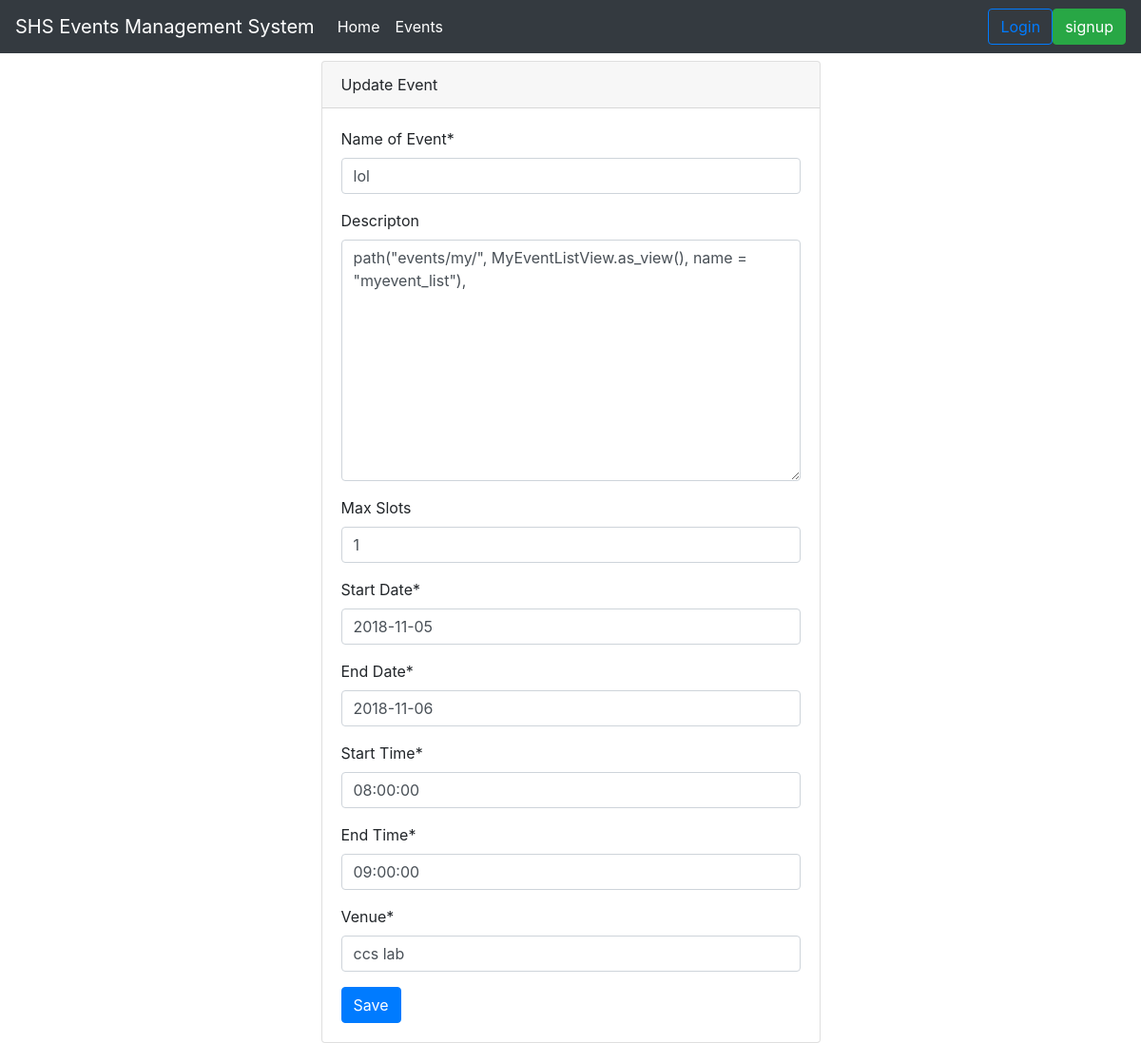
/events/3/update/, run on the app's committed database.
### events/models.py (models this page shows, shortened)
class Event(models.Model):
    name = models.CharField("Name of Event",
        max_length = 100, default = "")
    description = models.TextField("Descripton",
        max_length = 2000, blank = True)
    max_slots = models.IntegerField("Max Slots",
        blank = True, null = True)
    date_from = models.DateField("Start Date")
    date_to = models.DateField("End Date")
    time_from = models.TimeField("Start Time")
    time_to = models.TimeField("End Time")
    venue = models.CharField("Venue", max_length = 100)
    date_created = models.DateTimeField("Date Created",
        auto_now_add = True)
    creator = models.ForeignKey(
        to="users.Participant",
        on_delete = models.CASCADE)

### events/views.py (the view, shortened to what this page needs)
# urls.py: path("events/<int:pk>/update/", EventUpdateView.as_view(), name = "event_update"),
class EventUpdateView(UpdateView):
    model = Event
    template_name = "event_update.html"
    fields = ['name', 'description', 'max_slots',
    'date_from', 'date_to', 'time_from', 'time_to', 'venue']

### templates/event_update.html (shortened to what this page needs)
{% extends 'base.html' %}
{% load crispy_forms_tags %}
{% block content %}
<div class ="col-md-6 mx-auto">
<div class="card mt-2">
        <div class="card-header">
          Update Event
        </div>
        <div class="card-body">
                <form method="post" action="">
                        {{ form | crispy}}
                    <button type="Submmit" class="btn btn-primary">Save</button>
                 </form>
         </div>
    </div>
</div>
{% endblock %}

### data on the page
Event: name "lol", description "path(\"events/my/\", MyEventListView.as_view(), name = \"myevent_list\"),", max_slots "1", date_from "2018-11-05", date_to "2018-11-06", time_from "08:00:00", time_to "09:00:00", venue "ccs lab"
